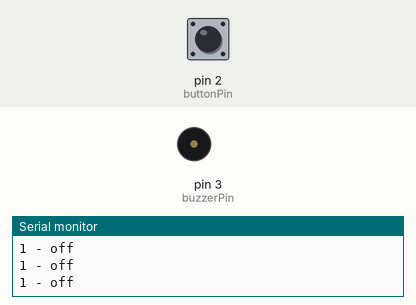
Simulated run of this sketch. Board: Arduino Uno, built with avr-gcc and run on an emulated ATmega328P. On the bench: buzzer (waves = sounding), the last lines printed to the serial monitor. Inputs (shaded band) come from the test bench; at power-on: pin 2 (buttonPin) HIGH.

Above: at 1.3 s.
1.4 s: pin 2 (buttonPin) pulled LOW for 0.3 s
At 1.8 s:
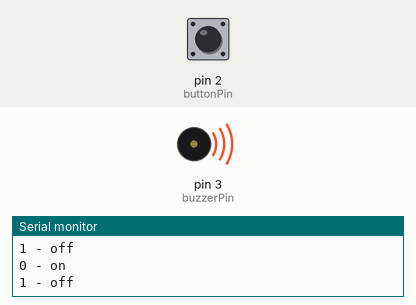
Timing chart, 0 to 4.4 s (numbered marks = the images above; inputs shaded):
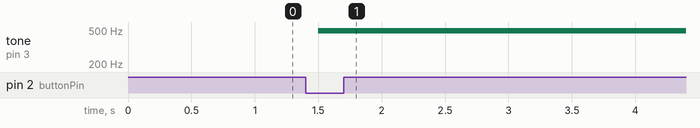

The sketch:

18_buzzer.ino
```cpp
const int buttonPin = 2;
const int buzzerPin = 3;

void setup()
{
    pinMode(buttonPin, INPUT_PULLUP);
    pinMode(buzzerPin, OUTPUT);

    analogWrite(buzzerPin, LOW);

    Serial.begin(9600);
    Serial.println();
}

void loop() {

    int reading = digitalRead(buttonPin);
	Serial.print(reading);

    if (reading == LOW) {
        Serial.println(" - on");
        int pwmValue = 1 * 255.0 / 5.0;
        analogWrite(buzzerPin, pwmValue);
    } else {
      	Serial.println(" - off");
        analogWrite(buzzerPin, LOW);
    }

    delay(250);
}
```

Measured:
- after the input at 1.4 s, tone on pin 3 (buzzerPin): silent → 490 Hz after 0.10 s
